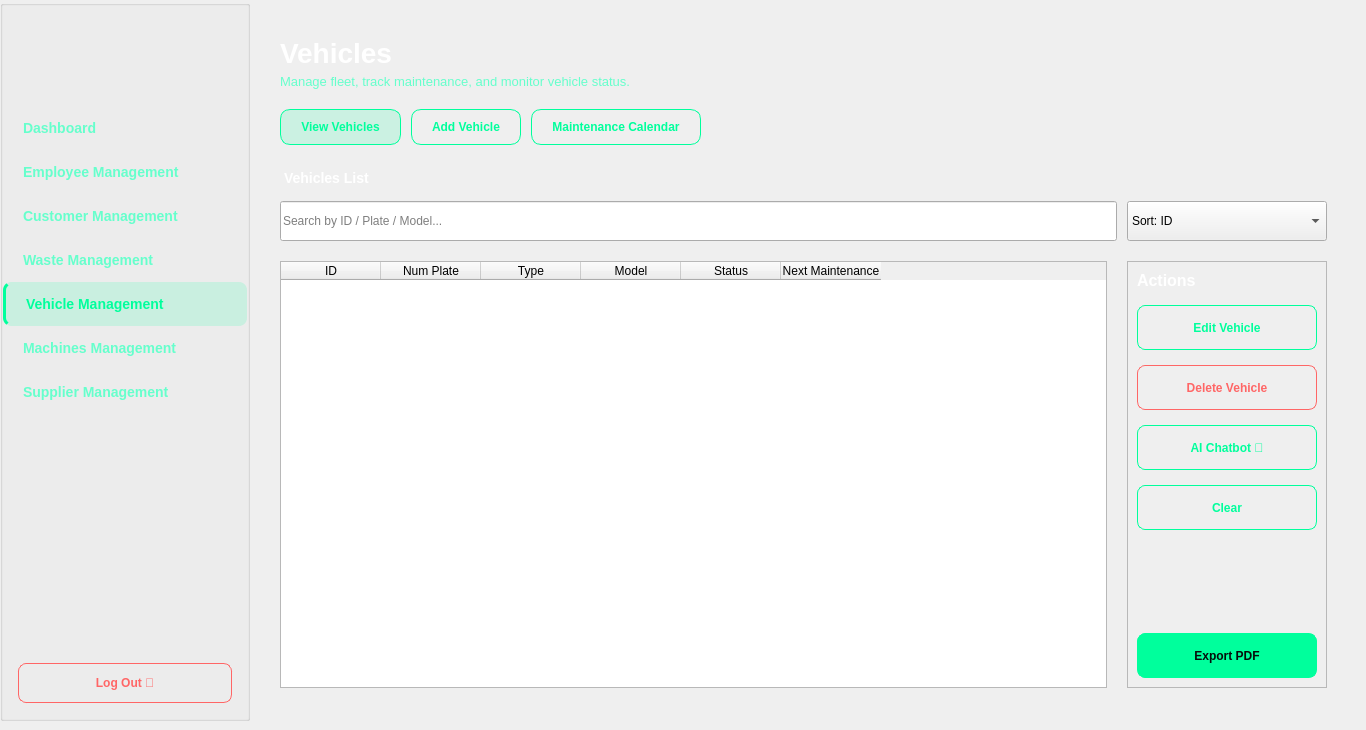
    <widget class="QWidget" name="vehiclePage">
     <widget class="QGroupBox" name="sidebarGroup_3">
      <property name="geometry">
       <rect>
        <x>0</x>
        <y>0</y>
        <width>250</width>
        <height>721</height>
       </rect>
      </property>
      <property name="minimumSize">
       <size>
        <width>250</width>
        <height>0</height>
       </size>
      </property>
      <property name="maximumSize">
       <size>
        <width>250</width>
        <height>16777215</height>
       </size>
      </property>
      <property name="title">
       <string/>
      </property>
      <layout class="QVBoxLayout" name="sidebarLayout_3">
       <property name="spacing">
        <number>0</number>
       </property>
       <property name="leftMargin">
        <number>0</number>
       </property>
       <property name="topMargin">
        <number>0</number>
       </property>
       <property name="rightMargin">
        <number>0</number>
       </property>
       <property name="bottomMargin">
        <number>0</number>
       </property>
       <item>
        <layout class="QHBoxLayout" name="logoContainerLayout_3">
         <item>
          <spacer name="horizontalSpacer_logoLeft_3">
           <property name="orientation">
            <enum>Qt::Orientation::Horizontal</enum>
           </property>
           <property name="sizeHint" stdset="0">
            <size>
             <width>0</width>
             <height>0</height>
            </size>
           </property>
          </spacer>
         </item>
         <item>
          <spacer name="horizontalSpacer_logoRight_3">
           <property name="orientation">
            <enum>Qt::Orientation::Horizontal</enum>
           </property>
           <property name="sizeHint" stdset="0">
            <size>
             <width>0</width>
             <height>0</height>
            </size>
           </property>
          </spacer>
         </item>
        </layout>
       </item>
       <item>
        <widget class="QLabel" name="sidebarLogo_6">
         <property name="minimumSize">
          <size>
           <width>0</width>
           <height>100</height>
          </size>
         </property>
         <property name="maximumSize">
          <size>
           <width>16777215</width>
           <height>100</height>
          </size>
         </property>
         <property name="text">
          <string/>
         </property>
         <property name="pixmap">
          <pixmap>:/image/images/logo.png</pixmap>
         </property>
         <property name="scaledContents">
          <bool>false</bool>
         </property>
         <property name="alignment">
          <set>Qt::AlignmentFlag::AlignCenter</set>
         </property>
        </widget>
       </item>
       <item>
        <widget class="QPushButton" name="btnDashboard_2">
         <property name="styleSheet">
          <string notr="true">QPushButton {
    background-color: transparent;
    border: none;
    border-radius: 8px;
    padding: 14px 20px;
    color: #66ffcc;
    text-align: left;
    font-size: 14px;
    font-weight: 500;
}

QPushButton:hover {
    background-color: rgba(0, 255, 156, 0.1);
    color: #00ff9c;
}</string>
         </property>
         <property name="text">
          <string>Dashboard</string>
         </property>
        </widget>
       </item>
       <item>
        <widget class="QPushButton" name="btnEmployee_2">
         <property name="styleSheet">
          <string notr="true">QPushButton {
    background-color: transparent;
    border: none;
    border-radius: 8px;
    padding: 14px 20px;
    color: #66ffcc;
    text-align: left;
    font-size: 14px;
    font-weight: 500;
}

QPushButton:hover {
    background-color: rgba(0, 255, 156, 0.1);
    color: #00ff9c;
}</string>
         </property>
         <property name="text">
          <string>Employee Management</string>
         </property>
        </widget>
       </item>
       <item>
        <widget class="QPushButton" name="btnCustomer_2">
         <property name="styleSheet">
          <string notr="true">QPushButton {
    background-color: transparent;
    border: none;
    border-radius: 8px;
    padding: 14px 20px;
    color: #66ffcc;
    text-align: left;
    font-size: 14px;
    font-weight: 500;
}

QPushButton:hover {
    background-color: rgba(0, 255, 156, 0.1);
    color: #00ff9c;
}</string>
         </property>
         <property name="text">
          <string>Customer Management</string>
         </property>
        </widget>
       </item>
       <item>
        <widget class="QPushButton" name="btnWaste_2">
         <property name="styleSheet">
          <string notr="true">QPushButton {
    background-color: transparent;
    border: none;
    border-radius: 8px;
    padding: 14px 20px;
    color: #66ffcc;
    text-align: left;
    font-size: 14px;
    font-weight: 500;
}

QPushButton:hover {
    background-color: rgba(0, 255, 156, 0.1);
    color: #00ff9c;
}</string>
         </property>
         <property name="text">
          <string>Waste Management</string>
         </property>
        </widget>
       </item>
       <item>
        <widget class="QPushButton" name="btnVehicle_2">
         <property name="styleSheet">
          <string notr="true">QPushButton {
    background-color: rgba(0, 255, 156, 0.15);
    border: none;
    border-radius: 8px;
    padding: 14px 20px;
    color: #00ff9c;
    text-align: left;
    font-size: 14px;
    font-weight: 600;
    border-left: 3px solid #00ff9c;
}</string>
         </property>
         <property name="text">
          <string>Vehicle Management</string>
         </property>
        </widget>
       </item>
       <item>
        <widget class="QPushButton" name="btnMachines_2">
         <property name="styleSheet">
          <string notr="true">QPushButton {
    background-color: transparent;
    border: none;
    border-radius: 8px;
    padding: 14px 20px;
    color: #66ffcc;
    text-align: left;
    font-size: 14px;
    font-weight: 500;
}

QPushButton:hover {
    background-color: rgba(0, 255, 156, 0.1);
    color: #00ff9c;
}</string>
         </property>
         <property name="text">
          <string>Machines Management</string>
         </property>
        </widget>
       </item>
       <item>
        <widget class="QPushButton" name="btnSupplier_2">
         <property name="styleSheet">
          <string notr="true">QPushButton {
    background-color: transparent;
    border: none;
    border-radius: 8px;
    padding: 14px 20px;
    color: #66ffcc;
    text-align: left;
    font-size: 14px;
    font-weight: 500;
}

QPushButton:hover {
    background-color: rgba(0, 255, 156, 0.1);
    color: #00ff9c;
}</string>
         </property>
         <property name="text">
          <string>Supplier Management</string>
         </property>
        </widget>
       </item>
       <item>
        <spacer name="verticalSpacer_5">
         <property name="orientation">
          <enum>Qt::Orientation::Vertical</enum>
         </property>
         <property name="sizeHint" stdset="0">
          <size>
           <width>20</width>
           <height>40</height>
          </size>
         </property>
        </spacer>
       </item>
       <item>
        <widget class="QPushButton" name="btnLogout_2">
         <property name="styleSheet">
          <string notr="true">QPushButton {
    background-color: transparent;
    border: 1px solid #ff6666;
    border-radius: 8px;
    padding: 12px 20px;
    color: #ff6666;
    font-weight: 600;
    margin: 0px 15px 15px 15px;
}

QPushButton:hover {
    background-color: rgba(255, 102, 102, 0.1);
}</string>
         </property>
         <property name="text">
          <string>Log Out 🚪</string>
         </property>
        </widget>
       </item>
      </layout>
     </widget>
     <widget class="QWidget" name="mainContentWidget_2" native="true">
      <property name="geometry">
       <rect>
        <x>250</x>
        <y>7</y>
        <width>1107</width>
        <height>711</height>
       </rect>
      </property>
      <layout class="QVBoxLayout" name="mainContentLayout_2">
       <property name="spacing">
        <number>20</number>
       </property>
       <property name="leftMargin">
        <number>30</number>
       </property>
       <property name="topMargin">
        <number>30</number>
       </property>
       <property name="rightMargin">
        <number>30</number>
       </property>
       <property name="bottomMargin">
        <number>30</number>
       </property>
       <item>
        <layout class="QHBoxLayout" name="headerLayout_2">
         <item>
          <layout class="QVBoxLayout" name="titleLayout_2">
           <property name="spacing">
            <number>5</number>
           </property>
           <item>
            <widget class="QLabel" name="pageTitle_2">
             <property name="styleSheet">
              <string notr="true">QLabel {
    font-size: 28px;
    font-weight: 700;
    color: #ffffff;
    background: transparent;
    border: none;
}</string>
             </property>
             <property name="text">
              <string>Vehicles</string>
             </property>
            </widget>
           </item>
           <item>
            <widget class="QLabel" name="pageSubtitle_2">
             <property name="styleSheet">
              <string notr="true">QLabel {
    font-size: 13px;
    font-weight: 400;
    color: #66ffcc;
    background: transparent;
    border: none;
}</string>
             </property>
             <property name="text">
              <string>Manage fleet, track maintenance, and monitor vehicle status.</string>
             </property>
            </widget>
           </item>
          </layout>
         </item>
         <item>
          <spacer name="horizontalSpacer_3">
           <property name="orientation">
            <enum>Qt::Orientation::Horizontal</enum>
           </property>
           <property name="sizeHint" stdset="0">
            <size>
             <width>40</width>
             <height>20</height>
            </size>
           </property>
          </spacer>
         </item>
        </layout>
       </item>
       <item>
        <layout class="QHBoxLayout" name="topActionsLayout_2">
         <property name="spacing">
          <number>10</number>
         </property>
         <item>
          <widget class="QPushButton" name="btnViewVehicles">
           <property name="styleSheet">
            <string notr="true">QPushButton {
    background-color: rgba(0, 255, 156, 0.15);
    border: 1px solid #00ff9c;
    border-radius: 10px;
    padding: 10px 20px;
    color: #00ff9c;
    font-weight: 600;
}</string>
           </property>
           <property name="text">
            <string>View Vehicles</string>
           </property>
          </widget>
         </item>
         <item>
          <widget class="QPushButton" name="btnAddVehicle">
           <property name="styleSheet">
            <string notr="true">QPushButton {
    background-color: transparent;
    border: 1px solid #00ff9c;
    border-radius: 10px;
    padding: 10px 20px;
    color: #00ff9c;
    font-weight: 600;
}

QPushButton:hover {
    background-color: rgba(0, 255, 156, 0.1);
}</string>
           </property>
           <property name="text">
            <string>Add Vehicle</string>
           </property>
          </widget>
         </item>
         <item>
          <widget class="QPushButton" name="btnCalendar">
           <property name="styleSheet">
            <string notr="true">QPushButton {
    background-color: transparent;
    border: 1px solid #00ff9c;
    border-radius: 10px;
    padding: 10px 20px;
    color: #00ff9c;
    font-weight: 600;
}

QPushButton:hover {
    background-color: rgba(0, 255, 156, 0.1);
}</string>
           </property>
           <property name="text">
            <string>Maintenance Calendar</string>
           </property>
          </widget>
         </item>
         <item>
          <spacer name="horizontalSpacer_4">
           <property name="orientation">
            <enum>Qt::Orientation::Horizontal</enum>
           </property>
           <property name="sizeHint" stdset="0">
            <size>
             <width>40</width>
             <height>20</height>
            </size>
           </property>
          </spacer>
         </item>
        </layout>
       </item>
       <item>
        <widget class="QWidget" name="searchFilterWidget_2" native="true">
         <layout class="QVBoxLayout" name="searchFilterLayout_2">
          <property name="spacing">
           <number>10</number>
          </property>
          <property name="leftMargin">
           <number>0</number>
          </property>
          <property name="topMargin">
           <number>0</number>
          </property>
          <property name="rightMargin">
           <number>0</number>
          </property>
          <property name="bottomMargin">
           <number>0</number>
          </property>
          <item>
           <widget class="QLabel" name="lblVehiclesList">
            <property name="styleSheet">
             <string notr="true">QLabel {
    font-size: 14px;
    font-weight: 600;
    color: #ffffff;
    background: transparent;
    border: none;
    padding: 5px 0px;
}</string>
            </property>
            <property name="text">
             <string>Vehicles List</string>
            </property>
           </widget>
          </item>
          <item>
           <layout class="QHBoxLayout" name="searchLayout_2">
            <property name="spacing">
             <number>10</number>
            </property>
            <item>
             <widget class="QLineEdit" name="searchBox_2">
              <property name="minimumSize">
               <size>
                <width>0</width>
                <height>40</height>
               </size>
              </property>
              <property name="placeholderText">
               <string>Search by ID / Plate / Model...</string>
              </property>
             </widget>
            </item>
            <item>
             <widget class="QComboBox" name="sortComboBox_2">
              <property name="minimumSize">
               <size>
                <width>200</width>
                <height>40</height>
               </size>
              </property>
              <property name="maximumSize">
               <size>
                <width>250</width>
                <height>16777215</height>
               </size>
              </property>
              <item>
               <property name="text">
                <string>Sort: ID</string>
               </property>
              </item>
              <item>
               <property name="text">
                <string>Sort: Model</string>
               </property>
              </item>
              <item>
               <property name="text">
                <string>Sort: Type</string>
               </property>
              </item>
              <item>
               <property name="text">
                <string>Sort: Next Maintenance</string>
               </property>
              </item>
             </widget>
            </item>
           </layout>
          </item>
         </layout>
        </widget>
       </item>
       <item>
        <layout class="QHBoxLayout" name="tableActionsLayout_2">
         <property name="spacing">
          <number>20</number>
         </property>
         <item>
          <widget class="QTableWidget" name="vehiclesTable">
           <property name="sizePolicy">
            <sizepolicy hsizetype="Expanding" vsizetype="Expanding">
             <horstretch>0</horstretch>
             <verstretch>0</verstretch>
            </sizepolicy>
           </property>
           <property name="minimumSize">
            <size>
             <width>600</width>
             <height>0</height>
            </size>
           </property>
           <property name="selectionMode">
            <enum>QAbstractItemView::SelectionMode::SingleSelection</enum>
           </property>
           <property name="selectionBehavior">
            <enum>QAbstractItemView::SelectionBehavior::SelectRows</enum>
           </property>
           <column>
            <property name="text">
             <string>ID</string>
            </property>
           </column>
           <column>
            <property name="text">
             <string>Num Plate</string>
            </property>
           </column>
           <column>
            <property name="text">
             <string>Type</string>
            </property>
           </column>
           <column>
            <property name="text">
             <string>Model</string>
            </property>
           </column>
           <column>
            <property name="text">
             <string>Status</string>
            </property>
           </column>
           <column>
            <property name="text">
             <string>Next Maintenance</string>
            </property>
           </column>
          </widget>
         </item>
         <item>
          <widget class="QFrame" name="actionsPanel_2">
           <property name="sizePolicy">
            <sizepolicy hsizetype="Fixed" vsizetype="Preferred">
             <horstretch>0</horstretch>
             <verstretch>0</verstretch>
            </sizepolicy>
           </property>
           <property name="minimumSize">
            <size>
             <width>200</width>
             <height>0</height>
            </size>
           </property>
           <property name="maximumSize">
            <size>
             <width>220</width>
             <height>16777215</height>
            </size>
           </property>
           <property name="frameShape">
            <enum>QFrame::Shape::StyledPanel</enum>
           </property>
           <property name="frameShadow">
            <enum>QFrame::Shadow::Raised</enum>
           </property>
           <layout class="QVBoxLayout" name="actionsPanelLayout_2">
            <property name="spacing">
             <number>15</number>
            </property>
            <item>
             <widget class="QLabel" name="lblActions_2">
              <property name="styleSheet">
               <string notr="true">QLabel {
    font-size: 16px;
    font-weight: 600;
    color: #ffffff;
    background: transparent;
    border: none;
    padding: 0px;
}</string>
              </property>
              <property name="text">
               <string>Actions</string>
              </property>
             </widget>
            </item>
            <item>
             <widget class="QPushButton" name="btnEditVehicle">
              <property name="minimumSize">
               <size>
                <width>0</width>
                <height>45</height>
               </size>
              </property>
              <property name="styleSheet">
               <string notr="true">QPushButton {
    background-color: transparent;
    border: 1px solid #00ff9c;
    border-radius: 8px;
    padding: 12px 15px;
    color: #00ff9c;
    font-weight: 500;
    text-align: center;
}

QPushButton:hover {
    background-color: rgba(0, 255, 156, 0.1);
    border: 1px solid #33ffcc;
}</string>
              </property>
              <property name="text">
               <string>Edit Vehicle</string>
              </property>
             </widget>
            </item>
            <item>
             <widget class="QPushButton" name="btnDeleteVehicle">
              <property name="minimumSize">
               <size>
                <width>0</width>
                <height>45</height>
               </size>
              </property>
              <property name="styleSheet">
               <string notr="true">QPushButton {
    background-color: transparent;
    border: 1px solid #ff6666;
    border-radius: 8px;
    padding: 12px 15px;
    color: #ff6666;
    font-weight: 500;
}

QPushButton:hover {
    background-color: rgba(255, 102, 102, 0.1);
}</string>
              </property>
              <property name="text">
               <string>Delete Vehicle</string>
              </property>
             </widget>
            </item>
            <item>
             <widget class="QPushButton" name="btnChatbot">
              <property name="minimumSize">
               <size>
                <width>0</width>
                <height>45</height>
               </size>
              </property>
              <property name="styleSheet">
               <string notr="true">QPushButton {
    background-color: transparent;
    border: 1px solid #00ff9c;
    border-radius: 8px;
    padding: 12px 15px;
    color: #00ff9c;
    font-weight: 500;
    text-align: center;
}

QPushButton:hover {
    background-color: rgba(0, 255, 156, 0.1);
    border: 1px solid #33ffcc;
}</string>
              </property>
              <property name="text">
               <string>AI Chatbot 🤖</string>
              </property>
             </widget>
            </item>
            <item>
             <widget class="QPushButton" name="btnClearSelection_2">
              <property name="minimumSize">
               <size>
                <width>0</width>
                <height>45</height>
               </size>
              </property>
              <property name="styleSheet">
               <string notr="true">QPushButton {
    background-color: transparent;
    border: 1px solid #00ff9c;
    border-radius: 8px;
    padding: 12px 15px;
    color: #00ff9c;
    font-weight: 500;
    text-align: center;
}

QPushButton:hover {
    background-color: rgba(0, 255, 156, 0.1);
    border: 1px solid #33ffcc;
}</string>
              </property>
              <property name="text">
               <string>Clear</string>
              </property>
             </widget>
            </item>
            <item>
             <spacer name="verticalSpacer_6">
              <property name="orientation">
               <enum>Qt::Orientation::Vertical</enum>
              </property>
              <property name="sizeHint" stdset="0">
               <size>
                <width>20</width>
                <height>40</height>
               </size>
              </property>
             </spacer>
            </item>
            <item>
             <widget class="QPushButton" name="btnExportPDF_2">
              <property name="minimumSize">
               <size>
                <width>0</width>
                <height>45</height>
               </size>
              </property>
              <property name="styleSheet">
               <string notr="true">QPushButton {
    background-color: #00ff9c;
    border: 1px solid #00ff9c;
    border-radius: 8px;
    padding: 12px 15px;
    color: #050d0a;
    font-weight: 600;
}

QPushButton:hover {
    background-color: #33ffcc;
}</string>
              </property>
              <property name="text">
               <string>Export PDF</string>
              </property>
             </widget>
            </item>
           </layout>
          </widget>
         </item>
        </layout>
       </item>
      </layout>
     </widget>
    </widget>
